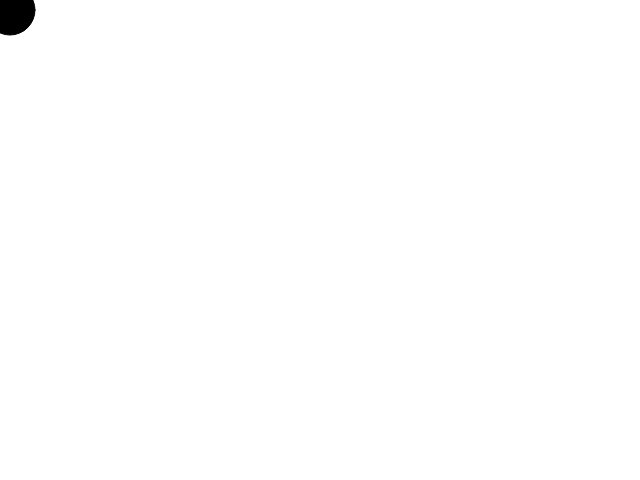
Frame 1 (no input)
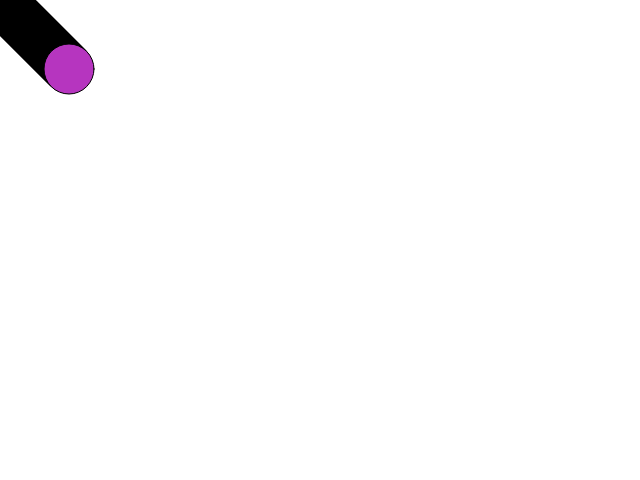
Frame 60 (no input)
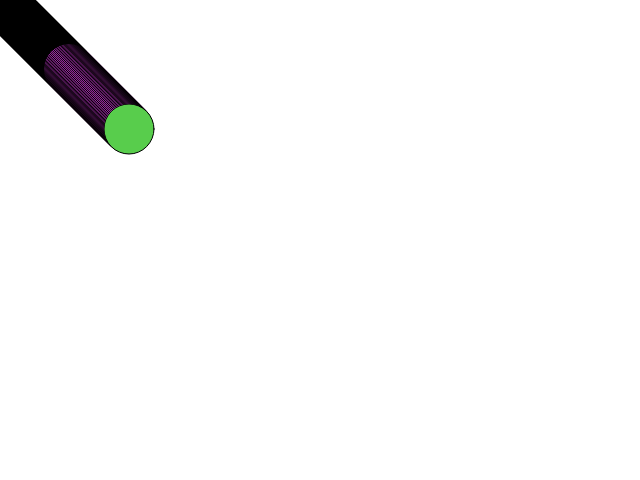
Frame 120 (the mouse pressed at the canvas centre since frame 60)

The p5.js sketch that drew these frames (run headless with seeded random() and noise() and a simulated clock; from frame 60 on, the mouse is pressed at the canvas centre):

// p5.js sketch
// ── sketch.js
//animation
var x = 10;
var y = 10;

var r = 0, g = 0, b = 0;

function setup() {
	createCanvas(640, 480);
}

function draw(){
//	background(200);
	
  if (frameCount % 60 == 0){	
	 r = random(0, 255);
	 g = random(0, 255);
	 b = random(0, 255);
  }
	
	fill(r, g, b);
	
	ellipse(x, y, 50);
	x += 1;
	
	if (x > width){
		x = 0;
	}
	
	if (x > width/2) {
		y--;
	}else{
		y++;
	}
	
	
}
// ── transform.js
//transform animation

function setup(){
	createCanvas(640, 480);
	noStroke();
}

function draw(){
	
	background(0);
	
	translate(width/2, height/2);
	
	fill("green");
	ellipse
	
	

}
    
